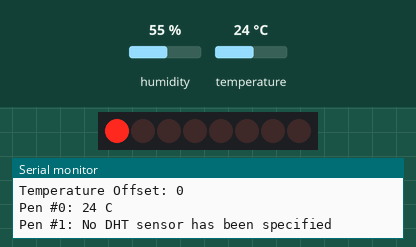
The sketch below on a simulated Arduino Uno, built with avr-gcc and run on an emulated ATmega328P. Shown: 8 shift-register outputs drawn as a row of LEDs (first output left, lit = HIGH), the last lines printed to the serial monitor. Wiring (inferred from the names in the program): shift register (74HC595): data pin 4; shift clock pin 2; latch pin 3. Wiring (inferred from the signals the program sends): row of LEDs: on Q0, Q1, Q2, Q3, Q4, Q5, Q6, Q7. The test bench sets the inputs (shaded band); at power-on: temperature 24 °C, humidity 55 %.

Above: at 1.2 s.
1.3 s: temperature set to 12 °C
At 3.2 s:
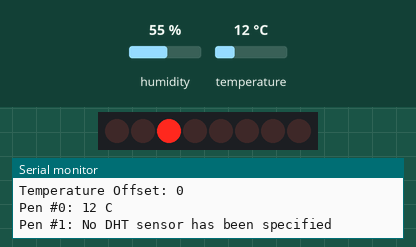
3.5 s: temperature set to 19 °C
At 4.7 s:
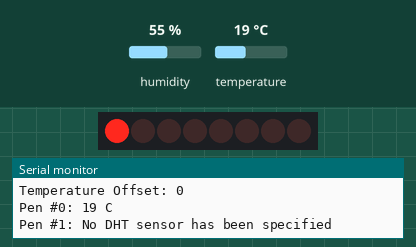
Timing chart, 0 to 6.5 s (numbered marks = the images above; inputs shaded):
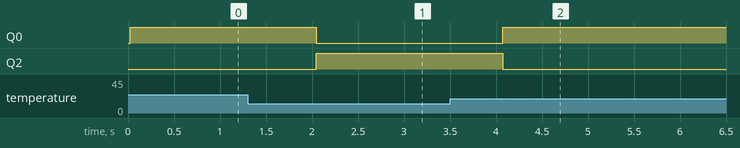

Measured:
- after the input at 1.3 s, Q0: HIGH → LOW after 0.75 s; Q2: LOW → HIGH after 0.75 s
- after the input at 3.5 s, Q0: LOW → HIGH after 0.57 s; Q2: HIGH → LOW after 0.57 s

The sketch:

Prototype.ino
```cpp
#include <SimpleDHT.h>

// sr = Shift register
const int srLatchPin = 3;
const int srClockPin = 2;
const int srDataPin  = 4;
byte srCurrentData   = 0; // Updated to reflect the current data of the shift registers. Do not change as there is no point.

// Constants
const unsigned int PEN_COUNT = 2;
const unsigned int DHT_SAMPLE_RATE_MS = 2000;
const unsigned int NO_DHT_SENSOR = -999;
const unsigned int DHT_FAILED_READING = -1000;

// Other
SimpleDHT11 dht;
int tempOffset;  // For debugging

class Pen
{
public:
  int redLEDIndex;
  int greenLEDIndex;
  int blueLEDIndex;
  int temperaturePin;

  Pen(int redLED, int greenLED, int blueLED, int temp)
  : redLEDIndex(redLED),
    greenLEDIndex(greenLED),
    blueLEDIndex(blueLED),
    temperaturePin(temp)
  {}

  byte getRedLEDMask()
  {
    return 1 << redLEDIndex;
  }

  byte getGreenLEDMask()
  {
    return 1 << greenLEDIndex;
  }

  byte getBlueLEDMask()
  {
    return 1 << blueLEDIndex;
  }

  byte getLEDMask()
  {
    return (this->getRedLEDMask() | this->getGreenLEDMask() | this->getBlueLEDMask());
  }

  int getTemperature()
  {
    if(this->temperaturePin < 0)
      return NO_DHT_SENSOR;

    byte temperature = 0;
    if(dht.read(this->temperaturePin, &temperature, nullptr, nullptr))
      return DHT_FAILED_READING;

    return temperature;
  }
};

/// All pens
Pen pens[PEN_COUNT] = {Pen(0, 1, 2, 8), Pen(3, 4, 5, -1)};


/// Updates the Shift Register's data.
///
/// Params:
///   data = The new data for the Shift Register.
void updateSR(byte data)
{
  digitalWrite(srLatchPin, LOW);
  shiftOut(srDataPin, srClockPin, MSBFIRST, data);
  digitalWrite(srLatchPin, HIGH);

  srCurrentData = data;
}

void setup()
{
  Serial.begin(9600);

  // Setup pins
  pinMode(srLatchPin, OUTPUT);
  pinMode(srClockPin, OUTPUT);
  pinMode(srDataPin,  OUTPUT);

  // Reset shift register
  updateSR(0);
  tempOffset = 0;
}

void loop()
{
  auto value = Serial.read();
  if(value == '-')
    tempOffset -= 1;
  else if(value == '+')
    tempOffset += 1;

  Serial.print("Temperature Offset: ");
  Serial.println(tempOffset);

  int i = 0;
  for(i = 0; i < PEN_COUNT; i++)
  {
    auto pen = pens[i];
    auto temp = pen.getTemperature();

    Serial.print("Pen #");
    Serial.print(i);
    Serial.print(": ");

    if(temp == NO_DHT_SENSOR)
    {
      Serial.println("No DHT sensor has been specified");
      continue;
    }
    else if(temp == DHT_FAILED_READING)
    {
      Serial.println("Reading failed.");
      continue;
    }

    temp += tempOffset;
    Serial.print(temp);
    Serial.println(" C");

    // Values are random, just for testing
    const int lower = 14;
    const int upper = 16;
    if(temp < lower)
      updateSR(pen.getBlueLEDMask());
    else if(temp >= lower && temp <= upper)
      updateSR(pen.getGreenLEDMask());
    else // > upper
      updateSR(pen.getRedLEDMask());
  }
  delay(DHT_SAMPLE_RATE_MS);
}
```
